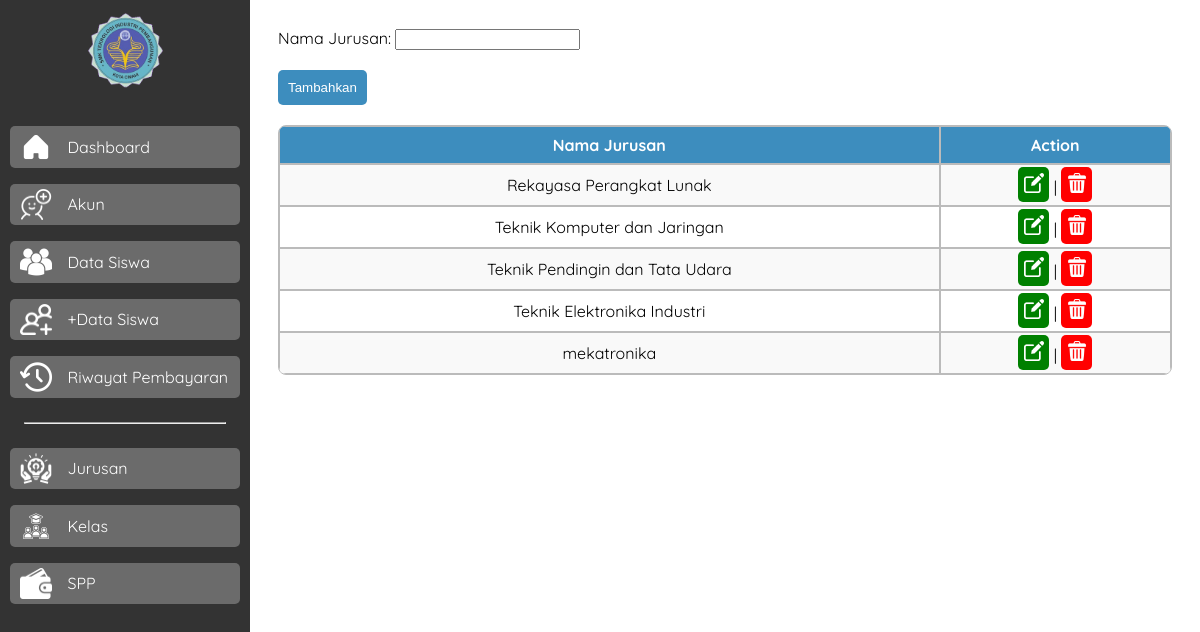
The app's page /menu/menu-jurusan.php with its own data.
### tables this page shows
CREATE TABLE `jurusan` (
  `id_jurusan` int(11) NOT NULL,
  `nama_jurusan` varchar(100) NOT NULL
);

### menu/menu-jurusan.php (the view, shortened to what this page needs)
<!DOCTYPE html>
<html lang="en">
<head>
    <link rel="stylesheet" href="../style/jurusan.css">
</head>
<body>
<div class="sidebar">
    <div class="sb-head">
        <img src="../asset/ti.png" alt="" srcset="">
    </div>
    <ul>
    <a href="../dashboard/dashboard_admin.php">
            <li><img src="../asset/home.png" alt="" srcset="">Dashboard</li>
        </a>
        <a href="../menu/add_akun.php">
            <li><img src="../asset/add-user.png" alt="" srcset="">Akun</li>
        </a>
        <a href="../menu/data_siswa.php">
            <li><img src="../asset/siswa.png" alt="" srcset="">Data Siswa</li>
        </a>
        <a href="../menu/add_siswa.php">
            <li><img src="../asset/add-group.png" alt="" srcset="">+Data Siswa</li>
        </a>
        <a href="../menu/riwayat.php">
            <li><img src="../asset/history.png" alt="" srcset="">Riwayat Pembayaran</li>
        </a>
        <hr>
        <a href="../menu/menu-jurusan.php">
            <li><img src="../asset/future.png" alt="" srcset="">Jurusan</li>
        </a>
        <a href="../menu/kelas.php">
            <li><img src="../asset/group-class.png" alt="" srcset="">Kelas</li>
        </a>
        <a href="../menu/spp.php">
            <li><img src="../asset/wallet.png" alt="" srcset="">SPP</li>
        </a>
    </ul>
</div>
    <main>
    <form action="../action/proses_pengiriman.php" method="post">
        <label for="nama_jurusan">Nama Jurusan:</label>
        <input type="text" id="nama_jurusan" name="nama_jurusan" required><br><br>
        <input type="submit" value="Tambahkan">
    </form>
    <?php
    $servername = "localhost";
    $username = "root";
    $password = "";
    $dbname = "spp";
    $conn = new mysqli($servername, $username, $password, $dbname);
    $sql = "SELECT * FROM jurusan";
    $result = $conn->query($sql);
    if ($result->num_rows > 0) {
        echo "<table border='1'>";
        echo "<tr><th>Nama Jurusan</th><th>Action</th></tr>";
        while($row = $result->fetch_assoc()) {
            echo "<tr><td>".$row["nama_jurusan"]."</td>";
            echo "<td><a href='../action/edit-jurusan.php?id=".$row["id_jurusan"]."' class='edit'><img src='../asset/edit.png'></a>";
            echo " | <a href='../action/hapus-jurusan.php?id=".$row["id_jurusan"]."' class='hapus'><img src='../asset/recycle-bin.png'></a></td></tr>";
        }
        echo "</table>";
    } else {
        echo "Tidak ada data jurusan";
    }
    ?>
</body>
</html>
</html>

### style/jurusan.css (style rules this page uses)
body { font-family: 'Quicksand', Courier, monospace; }
table { width: 100%; border-collapse: separate; border-spacing: 0; margin-top: 20px; border-radius: 8px; overflow: hidden; }
table, th, td { border: 1px solid rgb(187, 187, 187); }
th, td { text-align: center; padding: 8px; }
th { background-color: #3D8DBE; color: white; }
tr:nth-child(even) { background-color: #f9f9f9; }
a img { width: 20px; filter: invert(100%); }
.edit { background-color: green; padding: 10px 5px 5px 6px; border-radius: 5px; }
.hapus { background-color: red; padding: 10px 5px 5px 6px; border-radius: 5px; }
.sidebar { width: 250px; background-color: #333; position: fixed; top: 0; left: 0; height: 100%; overflow-y: auto; }
.sidebar .sb-head { width: 100%; height: 100px; display: flex; align-items: center; justify-content: center; }
.sb-head img { width: 30%; }
.sidebar ul { display: grid; gap: 1em; padding: 10px; }
.sidebar ul a { list-style: none; text-decoration: none; background-color: rgb(107, 107, 107); color: white; border-radius: 5px; transition: .3s; }
.sidebar ul a li { display: flex; align-items: center; gap: 1em; padding: 5px 10px 5px 10px; }
.sidebar ul a li img { width: 15%; filter: invert(100%); }
.sidebar hr { width: 200px; }
main { margin-left: 250px; padding: 20px; }
input[type="submit"] { background-color: #3D8DBE; color: white; padding: 10px; border-radius: 5px; border: none; }

### records on screen
jurusan: nama_jurusan "Rekayasa Perangkat Lunak"
jurusan: nama_jurusan "Teknik Komputer dan Jaringan"
jurusan: nama_jurusan "Teknik Pendingin dan Tata Udara"
jurusan: nama_jurusan "Teknik Elektronika Industri"
jurusan: nama_jurusan "mekatronika"
